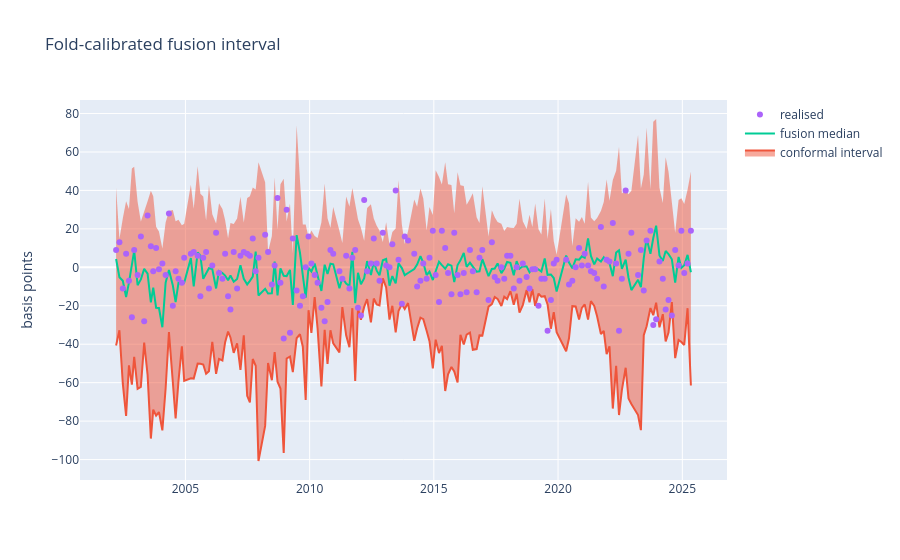

Source (notebook cell):
### Code cell
fig = go.Figure()
fig.add_trace(go.Scatter(x=pred.meeting_date, y=pred.fusion_upper_bp, mode='lines', line=dict(width=0), showlegend=False))
fig.add_trace(go.Scatter(x=pred.meeting_date, y=pred.fusion_lower_bp, mode='lines', fill='tonexty', name='conformal interval'))
fig.add_trace(go.Scatter(x=pred.meeting_date, y=pred.fusion_bp, mode='lines', name='fusion median'))
fig.add_trace(go.Scatter(x=pred.meeting_date, y=pred.truth_bp, mode='markers', name='realised'))
fig.update_layout(title='Fold-calibrated fusion interval', yaxis_title='basis points')
fig.show()

### Figure 1 — Plotly figure (JSON) as saved in the notebook; plotly's stock layout.template omitted (floating-point values rounded to 4 significant figures; data arrays with more than 128 entries replaced by an {"elided": "..."} marker saying what was removed)
{"data": [{"line": {"width": 0}, "mode": "lines", "showlegend": false, "type": "scatter", "x": {"elided": "178 str values"}, "y": {"elided": "178 float values"}}, {"fill": "tonexty", "mode": "lines", "name": "conformal interval", "type": "scatter", "x": {"elided": "178 str values"}, "y": {"elided": "178 float values"}}, {"mode": "lines", "name": "fusion median", "type": "scatter", "x": {"elided": "178 str values"}, "y": {"elided": "178 float values"}}, {"mode": "markers", "name": "realised", "type": "scatter", "x": {"elided": "178 str values"}, "y": {"elided": "178 float values"}}], "layout": {"title": {"text": "Fold-calibrated fusion interval"}, "yaxis": {"title": {"text": "basis points"}}}}
